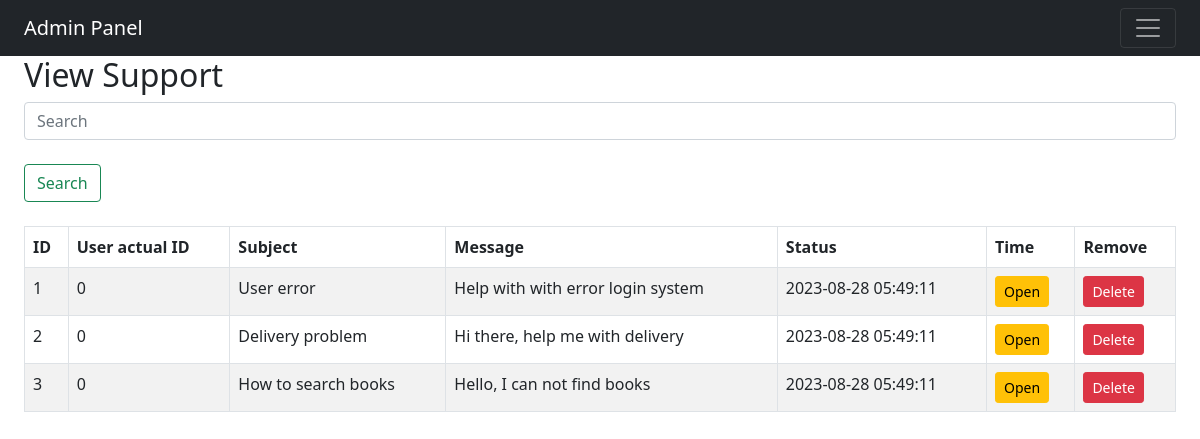
The app's page /admin/support.php (signed in) with its own data.
### tables this page shows
CREATE TABLE IF NOT EXISTS `user_support_table` (
    `user_support_id` INT(10) NOT NULL AUTO_INCREMENT,
    `user_support_actual_id` INT(10) NOT NULL,
    `user_support_email` VARCHAR(255) NOT NULL,
    `user_support_subject` VARCHAR(255) NOT NULL,
    `user_support_message` TEXT NOT NULL,
    `user_support_status` ENUM('Open', 'Closed') DEFAULT 'Open',
    `user_support_created_at` TIMESTAMP DEFAULT CURRENT_TIMESTAMP,
    PRIMARY KEY (`user_support_id`)
);

### admin/functions/process_support_display.php (the view)
<?php
    function display_data($support_search_result)
    {
        while($support_row = mysqli_fetch_assoc($support_search_result))
        {
            echo "
                <tr>
                    <td> " . $support_row['user_support_id'] . " </td>
                    <td> " . $support_row['user_support_actual_id'] . " </td>
                    <td> " . $support_row['user_support_subject'] . " </td>
                    <td> " . $support_row['user_support_message'] . " </td>
                    <td> " . $support_row['user_support_created_at'] . " </td>
                    <td><a class='btn btn-warning btn-sm' href='functions/process_support_status.php?id=" . $support_row['user_support_id'] . "&status=" . $support_row['user_support_status'] . "'>" . $support_row['user_support_status'] . "</a></td>
                    <td><a class='btn btn-danger btn-sm' href='functions/process_support_del.php?id=" . $support_row['user_support_id'] . "'>Delete</a></td>
                </tr>";
        }
    }
?>

### records on screen
user_support_table: user_support_id "1", user_support_actual "0", user_support_subject "User error", user_support_message "Help with with error login system", user_support_created_at "2023-08-28 05:49:11", user_support_status "Open"
user_support_table: user_support_id "2", user_support_actual "0", user_support_subject "Delivery problem", user_support_message "Hi there, help me with delivery", user_support_created_at "2023-08-28 05:49:11", user_support_status "Open"
user_support_table: user_support_id "3", user_support_actual "0", user_support_subject "How to search books", user_support_message "Hello, I can not find books", user_support_created_at "2023-08-28 05:49:11", user_support_status "Open"
